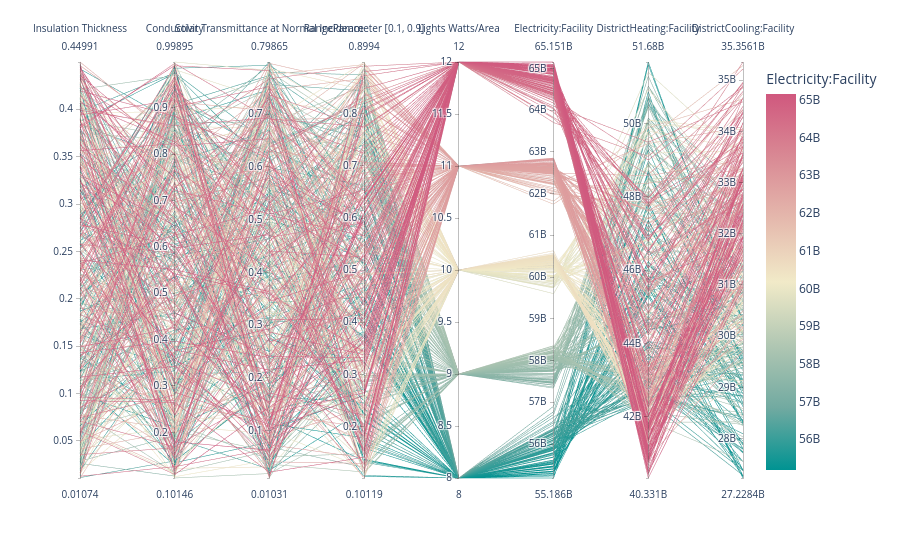

The cell this chart's notebook holds for it:
### Code cell
import plotly.express as px
fig = px.parallel_coordinates(srresults,color="Electricity:Facility", dimensions=features+objectives,
                             color_continuous_scale=px.colors.diverging.Tealrose)
fig.show()

### Figure 1 — Plotly figure (JSON) as saved in the notebook; plotly's stock layout.template omitted (floating-point values rounded to 4 significant figures; data arrays with more than 128 entries replaced by an {"elided": "..."} marker saying what was removed)
{"data": [{"dimensions": [{"label": "Insulation Thickness", "values": {"elided": "500 float values"}}, {"label": "Conductivity", "values": {"elided": "500 float values"}}, {"label": "Solar Transmittance at Normal Incidence", "values": {"elided": "500 float values"}}, {"label": "RangeParameter [0.1, 0.9]", "values": {"elided": "500 float values"}}, {"label": "Lights Watts/Area", "values": {"elided": "500 int values"}}, {"label": "Electricity:Facility", "values": {"elided": "500 float values"}}, {"label": "DistrictHeating:Facility", "values": {"elided": "500 float values"}}, {"label": "DistrictCooling:Facility", "values": {"elided": "500 float values"}}], "domain": {"x": [0, 1], "y": [0, 1]}, "line": {"color": {"elided": "500 float values"}, "coloraxis": "coloraxis"}, "name": "", "type": "parcoords"}], "layout": {"coloraxis": {"colorbar": {"title": {"text": "Electricity:Facility"}}, "colorscale": [[0, "rgb(0, 147, 146)"], [0.1667, "rgb(114, 170, 161)"], [0.3333, "rgb(177, 199, 179)"], [0.5, "rgb(241, 234, 200)"], [0.6667, "rgb(229, 185, 173)"], [0.8333, "rgb(217, 137, 148)"], [1, "rgb(208, 88, 126)"]]}, "legend": {"tracegroupgap": 0}, "margin": {"t": 60}}}
